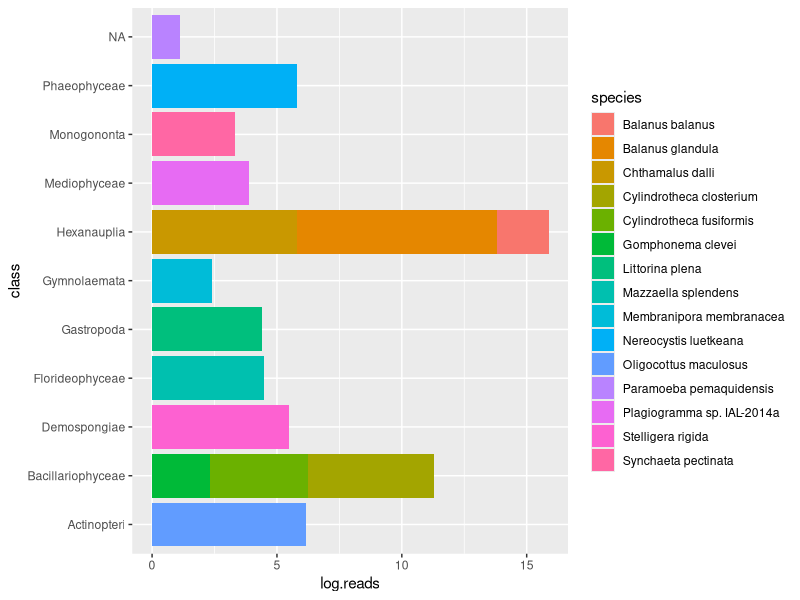
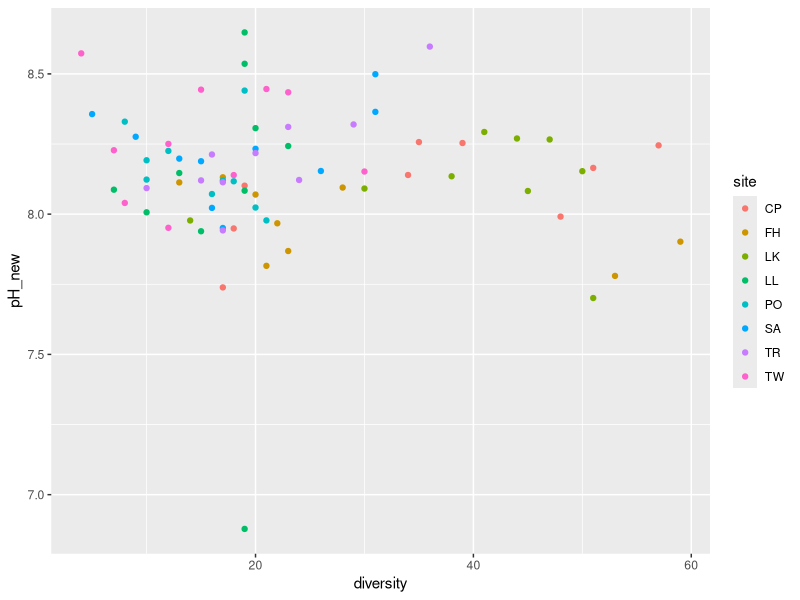
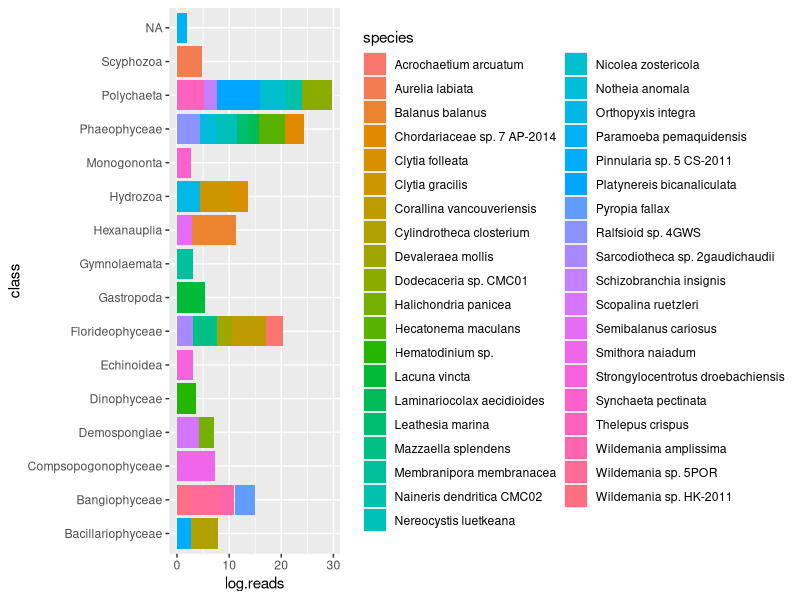
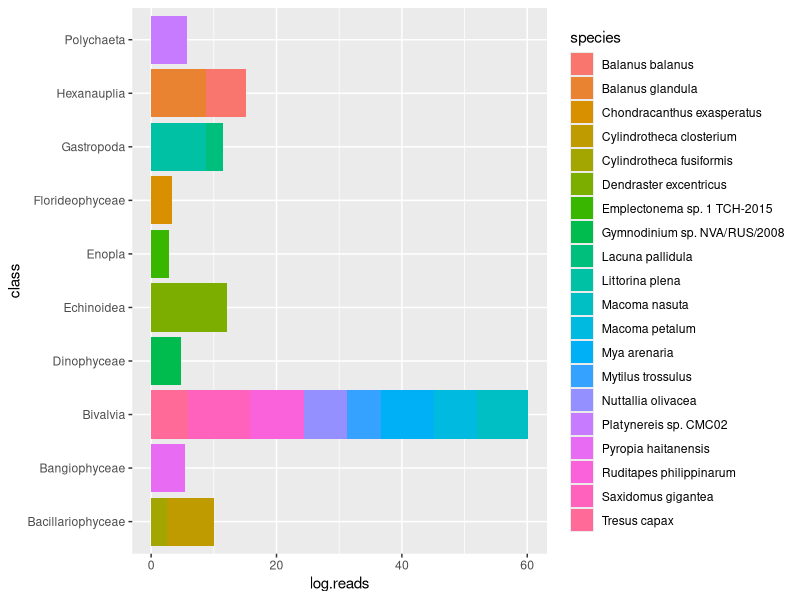
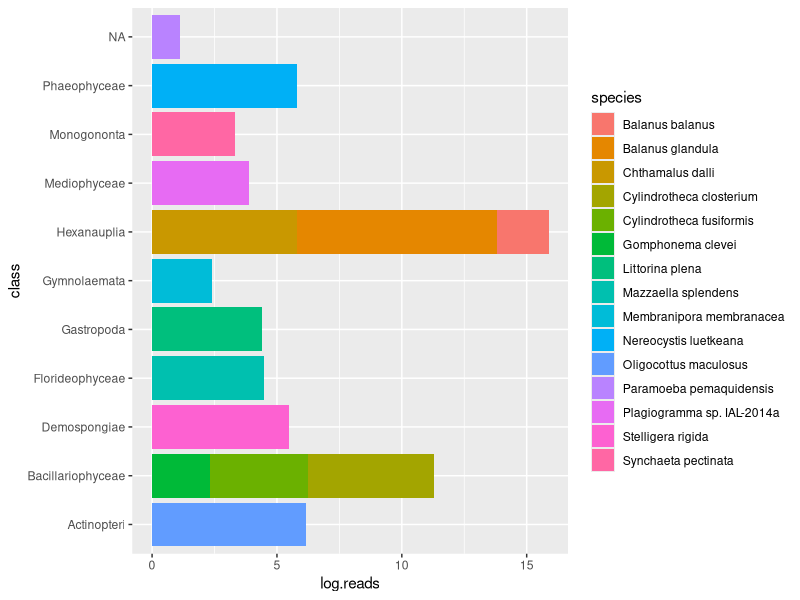

Source code (R) for these figures, in order:
library('tidyverse')
library('dplyr')
library('here')
library('ggplot2')

# load data - NOTE by.site.species may need revision because I cleaned the data, 
# and merged replicates... 
hash.annotated <- read.csv('../data/hash.annotated.csv')
by.site.species <- read.csv('../data/by.site.species.csv')
events <- read.csv('../data/events.joe.format.csv')

# merge hashes by species
species.annotated <- hash.annotated %>%
  distinct(species, .keep_all=TRUE) 

# join annotated species with sample reads 
ben.community <- inner_join(species.annotated, by.site.species)

ben.community <- ben.community %>%
  filter(benthos %in% c('BEN','Both')) %>% 
  separate(col=sample, remove=FALSE, into=c("site", "date"), sep = 2)
  
  #filter(EarlyLifeMinerology %in% c('High Mg Calcite', 'Aragonite, Calcite'))

ben.community$diversity <- 1

# how many species at each sampling event
benthic.div <- ben.community %>%
  group_by(sample, diversity, site, date) %>%
  summarize(diversity=sum(diversity)) #sum dummy to get species diversity 

# join benthic species abundance with data on environmental parameters
benthic.div.env <- inner_join(benthic.div, events) 

# species diversity vs pH new pH?
jpeg("../figures/pH.richness.jpg", width = 500, height = 500)
ggplot(benthic.div.env, aes(diversity, pH_new, colour = site)) +
  geom_point()
dev.off()

# ---------------------------------- visualize single site benthic community

CP.example <- ben.community %>%
  filter(sample %in% c('CP_201706')) %>%
  mutate(log.reads = log(nReads))

SA.example <- ben.community %>%
  filter(sample %in% c('SA_201706')) %>%
  mutate(log.reads = log(nReads))

SA.example2 <- ben.community %>%
  filter(sample %in% c('SA_201803')) %>%
  mutate(log.reads = log(nReads))

jpeg("../figures/CP.example.jpg", width = 500, height = 500)
ggplot(data=CP.example, aes(x=class, y=log.reads, fill=species)) +
  geom_bar(stat='identity') +
  coord_flip()
dev.off()

jpeg("../figures/SA.example.jpg", width = 500, height = 500)
ggplot(data=SA.example, aes(x=class, y=log.reads, fill=species)) +
  geom_bar(stat='identity') +
  coord_flip()
dev.off()

jpeg("../figures/SA.example2.jpg", width = 500, height = 500)
ggplot(data=SA.example2, aes(x=class, y=log.reads, fill=species)) +
  geom_bar(stat='identity') +
  coord_flip()
dev.off()

# Next steps: ask about calculating eDNA indices, visualize sites as groups on
# a single page
# figure out facet wrapping i guess 

ggplot(data=SA.example2, aes(x=class, y=log.reads, fill=species)) +
  geom_bar(stat='identity') +
  coord_flip()

